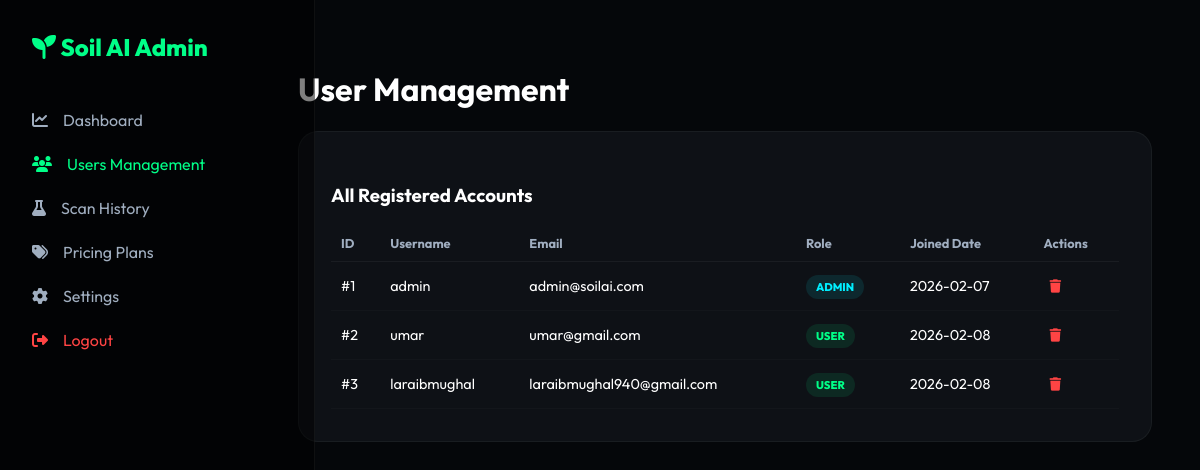
Screenshot of /api/admin/users (signed in) with the database file from the repository.
### models.py (models this page shows)
class User(UserMixin, db.Model):
    id = db.Column(db.Integer, primary_key=True)
    username = db.Column(db.String(80), unique=True, nullable=False)
    email = db.Column(db.String(120), unique=True, nullable=False)
    password_hash = db.Column(db.String(128), nullable=False)
    role = db.Column(db.String(20), default='user') # 'admin' or 'user'
    created_at = db.Column(db.DateTime, default=datetime.utcnow)
    scans = db.relationship('Scan', backref='owner', lazy=True)

### app.py (the view)
@app.route('/api/admin/users')
@login_required
def admin_users():
    all_users = User.query.all()
    return render_template('admin_users.html', users=all_users, active_page='users')

### app.py (called while the page is built)
@login_manager.user_loader
def load_user(user_id):
    return User.query.get(int(user_id))

### templates/admin_users.html (shortened to what this page needs)
<!DOCTYPE html>
<html lang="en">
<head>
    <link rel="stylesheet" href="https://cdnjs.cloudflare.com/ajax/libs/font-awesome/6.4.0/css/all.min.css">
</head>
<body>
    <div class="sidebar">
        <div class="logo"><i class="fas fa-seedling"></i> Soil AI Admin</div>
        <ul class="nav-links">
            <li><a href="{{ url_for('admin_dashboard') }}"
                    class="{{ 'active' if active_page == 'dashboard' else '' }}"><i class="fas fa-chart-line"></i>
                    Dashboard</a></li>
            <li><a href="{{ url_for('admin_users') }}" class="{{ 'active' if active_page == 'users' else '' }}"><i
                        class="fas fa-users"></i> Users Management</a></li>
            <li><a href="{{ url_for('admin_scans') }}" class="{{ 'active' if active_page == 'scans' else '' }}"><i
                        class="fas fa-flask"></i> Scan History</a></li>
            <li><a href="{{ url_for('admin_plans') }}" class="{{ 'active' if active_page == 'plans' else '' }}"><i
                        class="fas fa-tags"></i> Pricing Plans</a></li>
            <li><a href="{{ url_for('admin_settings') }}" class="{{ 'active' if active_page == 'settings' else '' }}"><i
                        class="fas fa-cog"></i> Settings</a></li>
            <li><a href="{{ url_for('admin_logout') }}" class="logout"><i class="fas fa-sign-out-alt"></i> Logout</a>
            </li>
        </ul>
    </div>
    <div class="main-content">
        <header>
            <h1>User Management</h1>
        </header>
        <div class="data-card">
            <h3>All Registered Accounts</h3>
            <table>
                <thead>
                    <tr>
                        <th>ID</th>
                        <th>Username</th>
                        <th>Email</th>
                        <th>Role</th>
                        <th>Joined Date</th>
                        <th>Actions</th>
                    </tr>
                </thead>
                <tbody>
                    {% for user in users %}
                    <tr>
                        <td>#{{ user.id }}</td>
                        <td>{{ user.username }}</td>
                        <td>{{ user.email }}</td>
                        <td><span class="role-badge {{ user.role }}">{{ user.role.upper() }}</span></td>
                        <td>{{ user.created_at.strftime('%Y-%m-%d') }}</td>
                        <td><button style="background:none; border:none; color: #ff4444; cursor: pointer;"><i
                                    class="fas fa-trash"></i></button></td>
                    </tr>
                    {% endfor %}
                </tbody>
            </table>
        </div>
    </div>
</body>
</html>

### templates/admin_users.html (style rules this page uses)
:root { --bg-color: #05070a; --accent-color: #00ff88; --card-bg: rgba(20, 25, 30, 0.6); --text-primary: #ffffff; --text-secondary: #a0aec0; }
body { font-family: 'Outfit', sans-serif; background: var(--bg-color); color: white; margin: 0; display: flex; }
.sidebar { width: 250px; height: 100vh; background: rgba(0, 0, 0, 0.5); border-right: 1px solid rgba(255, 255, 255, 0.05); padding: 2rem; position: fixed; }
.logo { font-size: 1.5rem; font-weight: 800; margin-bottom: 3rem; color: var(--accent-color); }
.nav-links { list-style: none; padding: 0; }
.nav-links li { margin-bottom: 1.5rem; }
.nav-links a { color: var(--text-secondary); text-decoration: none; display: flex; align-items: center; gap: 15px; transition: 0.3s; }
.nav-links a:hover, .nav-links a.active { color: var(--accent-color); }
.main-content { margin-left: 250px; padding: 3rem; width: 100%; }
.data-card { background: var(--card-bg); border-radius: 20px; padding: 2rem; border: 1px solid rgba(255, 255, 255, 0.05); }
table { width: 100%; border-collapse: collapse; margin-top: 1rem; }
th { text-align: left; color: var(--text-secondary); font-size: 0.8rem; padding: 10px; border-bottom: 1px solid rgba(255, 255, 255, 0.05); }
td { padding: 15px 10px; font-size: 0.9rem; border-bottom: 1px solid rgba(255, 255, 255, 0.02); }
.role-badge { padding: 5px 10px; border-radius: 20px; font-size: 0.7rem; font-weight: 800; background: rgba(0, 255, 136, 0.1); color: var(--accent-color); }
.role-badge.admin { background: rgba(0, 238, 255, 0.1); color: #00eeff; }
.logout { color: #ff4444 !important; }

### rows the page displays
User: id "1", username "admin", email "admin@soilai.com", role "ADMIN", created_at "2026-02-07"
User: id "2", username "umar", email "umar@gmail.com", role "USER", created_at "2026-02-08"
User: id "3", username "laraibmughal", email "laraibmughal940@gmail.com", role "USER", created_at "2026-02-08"
